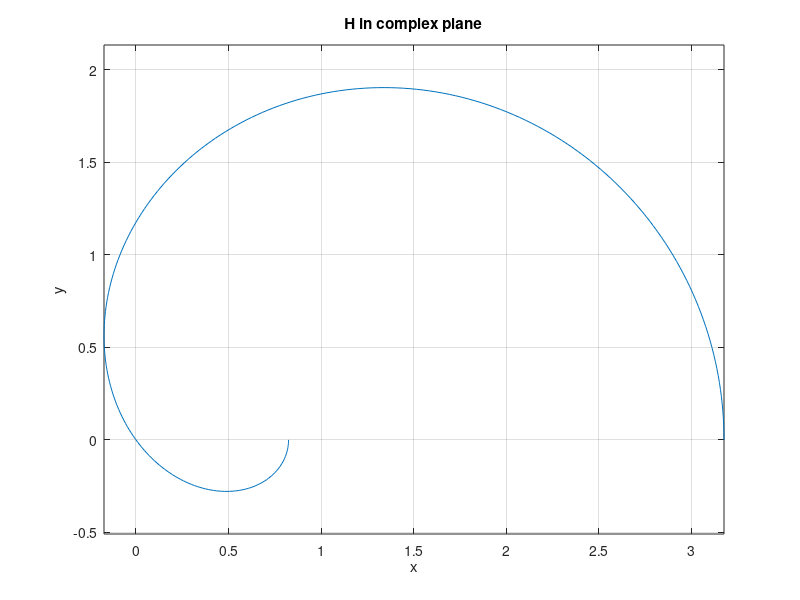
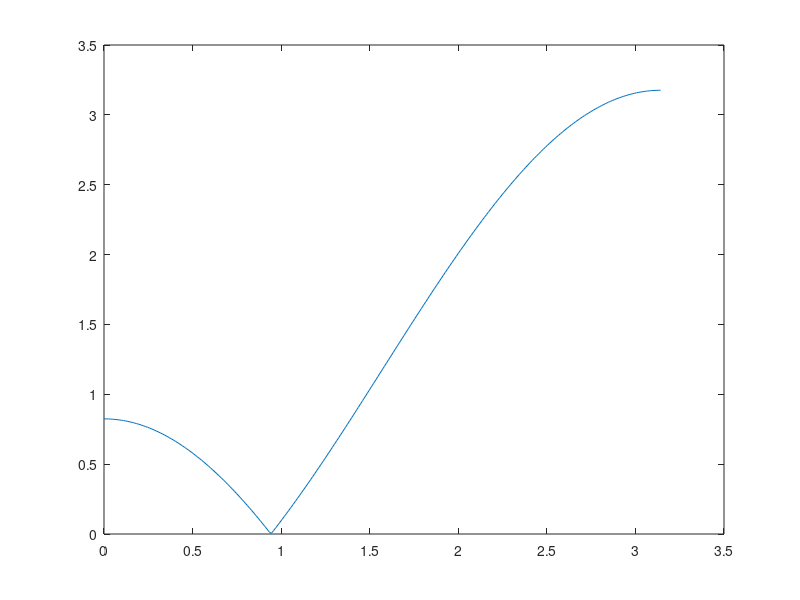
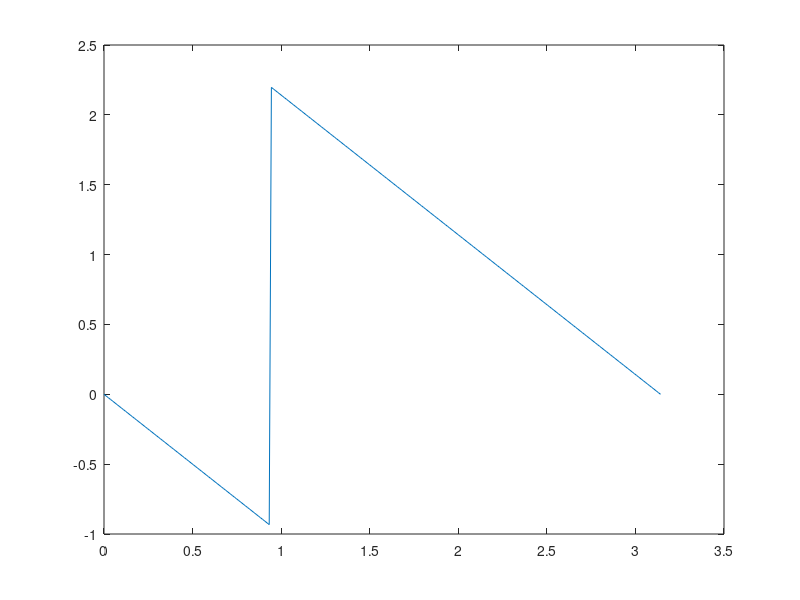

MATLAB code to generate these figures, in order:
%% Complex-valued function
% Matlab 1 / Problem 4
% Examine function
%
% $$H(\omega) = 1 - 1.176 e^{ -j \omega} + e^{ -j 2 \omega}$$
%
%% (a) Compute values
w = [0 : pi/256 : pi]'; % omega values, now as a column vector
H = 1 - 1.176*exp(-1i*w) + exp(-1i*2*w); % H(omega)
%% (b) Plotting in (x,y)
figure(1); clf; % open/activate Fig. 1, and clear it
x = real(H)% help real
y = imag(H)% help imag
plot(x,y)
xlabel('x'); ylabel('y');
title('H in complex plane');
grid on;
axis equal % useful or not ???
%% (c) Plotting r = |H| as a function of w
figure(2); clf; % open/activate Fig. 2, and clear it
r = abs(H)
plot(w,r)
    %% (d) Plotting theta = <H as a function of w
figure(3); clf; % open/activate Fig. 3, and clear it
theta = angle(H)% angle
plot(w, theta)
%% Show all values at screen
disp([' w x y |H| <H']);
disp([w x y r theta]);